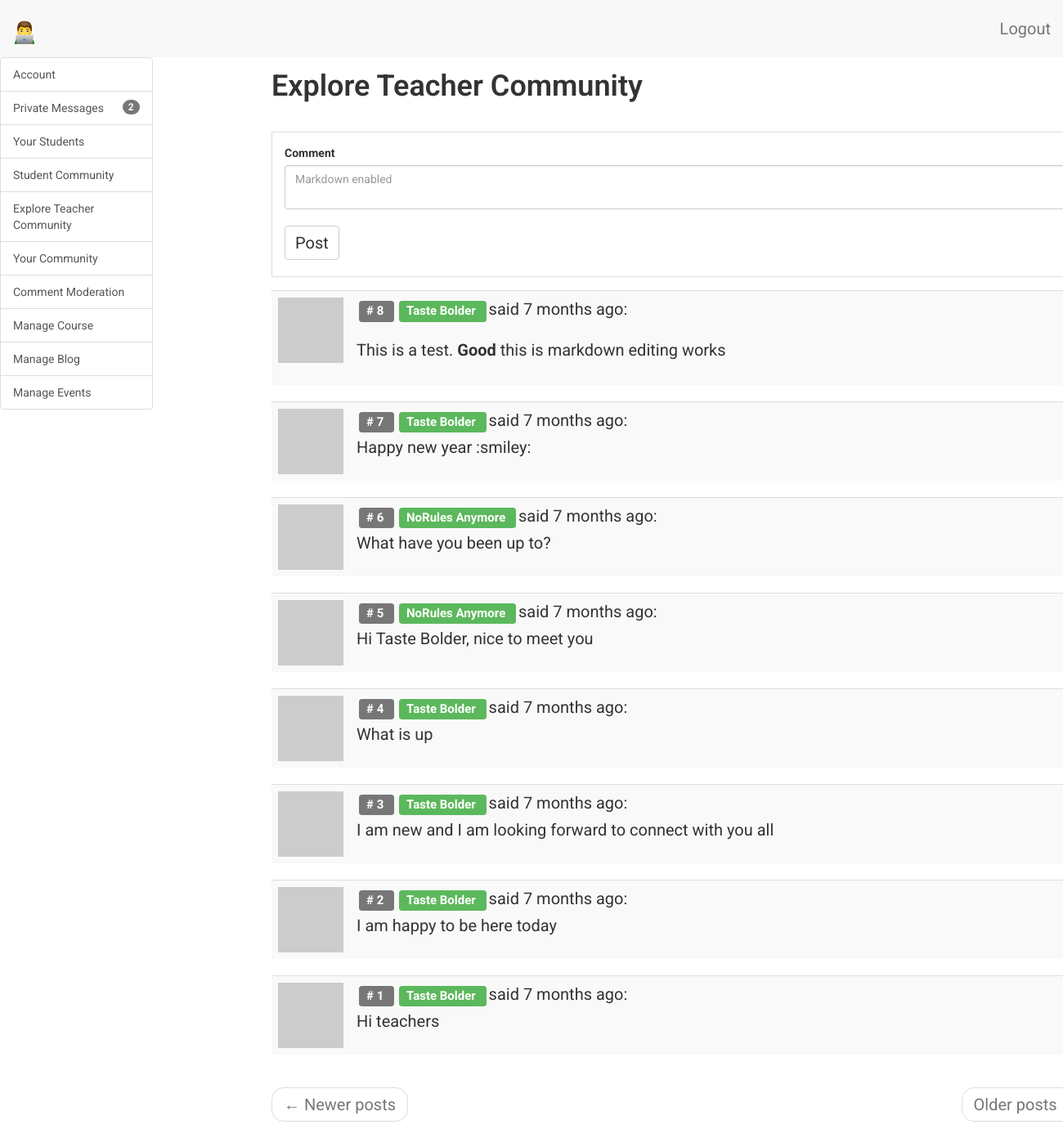
Page /teacher/dashboard/Taste Bolder/explore-teachers (signed in) on the committed database.
### app/models.py (models this page shows, shortened)
class TeacherCommunityComment(db.Model):
    __tablename__ = 'teacher community comment'
    id = db.Column(db.Integer, primary_key=True)
    body = db.Column(db.String(140))
    body_html = db.Column(db.Text)
    timestamp = db.Column(db.DateTime, index=True, default=datetime.utcnow)
    teacher_id = db.Column(db.Integer, db.ForeignKey('teacher.id'))

class Teacher(UserMixin, db.Model):
    __tablename__ = 'teacher'
    id = db.Column(db.Integer, primary_key=True)
    teacher_full_name = db.Column(db.String(64), index=True, unique=True)
    teacher_email = db.Column(db.String(120), index=True, unique=True)
    teacher_phone = db.Column(db.String(120), index=True, unique=True)
    teacher_residence = db.Column(db.String(120), index=True)
    teacher_course = db.Column(db.String(120), index=True)
    teacher_about_me = db.Column(db.String(140))
    teacher_last_seen = db.Column(db.DateTime, default=datetime.utcnow)
    teacher_password_hash = db.Column(db.String(128))
    comments = db.relationship(
        'TeacherCommunityComment',
        backref='author',
        lazy='dynamic')
    course_overview = db.relationship(
        'WebDevelopmentOverview',
        backref='author',
        lazy='dynamic')
    table_of_contentes = db.relationship(
        'TableOfContents',
        backref='author',
        lazy='dynamic')
    chapter = db.relationship(
        'Chapter',
        backref='author',
        lazy='dynamic')
    chapter_quizzes = db.relationship(
        'ChapterQuiz',
        backref='author',
        lazy='dynamic')
    general_multiple_choices_quiz = db.relationship(
        'GeneralMultipleChoicesQuiz',
        backref='author',
        lazy='dynamic')
    blog_articles = db.relationship(
        'BlogArticles',
        backref='author',
        lazy='dynamic')
    events = db.relationship(
        'Events',
        backref='author',
        lazy='dynamic')
    messages_sent = db.relationship(
        'TeacherMessage',
        foreign_keys='TeacherMessage.sender_id',
        backref='author',
        lazy='dynamic')
    messages_received = db.relationship(
        'TeacherMessage',
        foreign_keys='TeacherMessage.recipient_id',
        backref='recipient',
        lazy='dynamic')
    last_message_read_time = db.Column(db.DateTime)
    notifications = db.relationship(
        'TeacherNotifications',
        backref='teacher',
        lazy='dynamic')
    def new_messages(self):
        last_read_time = self.last_message_read_time or datetime(1900, 1, 1)
        return TeacherMessage.query.filter_by(recipient=self).filter(
            TeacherMessage.timestamp > last_read_time).count()
    def avatar_teacher(self, size):
        digest = md5(self.teacher_email.lower().encode('utf-8')).hexdigest()
        return 'https://www.gravatar.com/avatar/{}?d=identicon&s={}'.format(
            digest, size)
    teacher_followed = db.relationship(
        'Teacher',
        secondary=teacher_followers,
        primaryjoin=(teacher_followers.c.follower_id == id),
        secondaryjoin=(teacher_followers.c.followed_id == id),
        backref=db.backref('teacher_followers', lazy='dynamic'), lazy='dynamic')

### app/teacher/routes.py (the view, shortened to what this page needs)
@bp.route('/dashboard/<teacher_full_name>/explore-teachers', methods=['GET', 'POST'])
@login_required
def dashboard_explore_teachers(teacher_full_name):
    teacher = Teacher.query.filter_by(
        teacher_full_name=teacher_full_name).first_or_404()
    page = request.args.get('page', 1, type=int)
    comment_form = CommentForm()
    comments = TeacherCommunityComment.query.order_by(
        TeacherCommunityComment.timestamp.desc()).paginate(
            page, current_app.config['POSTS_PER_PAGE'], False)
    next_url = url_for(
        'teacher.dashboard_explore_teachers',
        teacher_full_name=teacher.teacher_full_name,
        page=comments.next_num) \
        if comments.has_next else None
    prev_url = url_for(
        'teacher.dashboard_explore_teachers',
        teacher_full_name=teacher.teacher_full_name,
        page=comments.prev_num) \
        if comments.has_prev else None
    return render_template(
        'teacher/explore_teachers.html',
        title='Explore Teachers',
        teacher=teacher,
        next_url=next_url,
        prev_url=prev_url,
        comments=comments.items,
        comment_form=comment_form)

### app/teacher/forms.py
class CommentForm(FlaskForm):
    comment = PageDownField(
        'Comment',
        validators=[DataRequired()],
        render_kw={"placeholder": "Markdown enabled"})
    submit = SubmitField('Post')

### app/models.py (called while the page is built)
@login.user_loader
def load_user(id):
    admin = Admin.query.get(int(id))
    teacher = Teacher.query.get(int(id))
    student = Student.query.get(int(id))
    parent = Parent.query.get(int(id))
    if admin:
        return admin
    elif teacher:
        return teacher
    elif student:
        return student
    elif parent:
        return parent
    else:
        return None

### app/teacher/routes.py (called while the page is built)
@bp.before_request
def before_request():
    if current_user.is_authenticated:
        current_user.teacher_last_seen = datetime.utcnow()
        db.session.commit()

### app/templates/teacher/explore_teachers.html (shortened to what this page needs)
{% extends 'base.html' %}
{% import 'bootstrap/wtf.html' as wtf %}
{% block app_content %}
    <div class="row">
        <div class="col-sm-12">
        </div>
    </div>
    <div class="row">
        <div class="col-sm-12">
            <div id="explore-teacher-community" class="tabcontent">
                <div class="row">
                    <div class="col-sm-12">
                        <h1>Explore Teacher Community</h1>
                    </div>
                </div>
                <div class="row">
                    <div class="col-sm-12 my-form">
                        {{ wtf.quick_form(comment_form) }}
                    </div>
                    <div class="col-sm-6">
                    </div>
                </div>
                <div class="row">
                    <div class="col-sm-12">
                        {% for comment in comments %}
                            {% include 'teacher/_comments_teachers.html' %}
                        {% endfor %}
                    </div>
                </div>
                <div class="row">
                    <div class="col-sm-12">
                        <nav aria-label="...">
                            <ul class="pager">
                                <li class="previous{% if not prev_url %} disabled{% endif %}">
                                    <a href="{{ prev_url or '#' }}">
                                        <span aria-hidden="true">&larr;</span> Newer posts
                                    </a>
                                </li>
                                <li class="next{% if not next_url %} disabled{% endif %}">
                                    <a href="{{ next_url or '#' }}">
                                        Older posts <span aria-hidden="true">&rarr;</span>
                                    </a>
                                </li>
                            </ul>
                        </nav>
                    </div>
                </div>
            </div>
        </div>
    </div>
{% endblock %}

### app/templates/teacher/_comments_teachers.html
<table class="table table-striped">
    <tr valign='top'>
        <td width="30px">
            <a href=" {{ url_for('teacher.profile_teacher', teacher_full_name=comment.author.teacher_full_name) }} ">
                <img src=" {{ comment.author.avatar_teacher(30) }}  ">
            </a>
        </td>
        <td>
            <span class="comment-id label label-default"># {{ comment.id }} </span>
            <span class="teacher_popup">
                <a href="{{ url_for('teacher.profile_teacher', teacher_full_name=comment.author.teacher_full_name) }}">
                    <span class="label label-success"> {{ comment.author.teacher_full_name }} </span>
                </a>
            </span>
            said {{ moment(comment.timestamp).fromNow() }}:
            <br>
            <div class="comment-body">
                {% if comment.body_html %}
                    {{ comment.body_html | safe }}
                {% else %}
                    {{ comment.body }}
                {% endif %}
            </div>
        </td>
    </tr>
</table>

### app/static/css/main.css (style rules this page uses)
.my-form, .card-deck { padding: 15px; border: 1px solid #ddd; margin: 15px; }
.label { margin: 3px; }
html, body { font-family: 'Roboto', sans-serif; }
h1 { padding-bottom: 10px; font-weight: 600; margin-top: 0px; padding-top: 0px; }
h2, h3, h4, h5, h6, p { margin-top: 0px; padding-top: 10px; padding-bottom: 10px; }
p, li { line-height: 30px; margin-top: 10px; margin-bottom: 10px; }
p, li, td, .btn, .btn-alt, .schedule-btn { font-size: 20px; }
.comment-body { margin-top: 5px; }
.tabcontent h1 { padding-top: 15px; }
.btn { margin-top: 5px; margin-bottom: 5px; }
.tabcontent { float: left; padding: 0px 12px; width: 99%; border-left: none; height: 300px; }

### rows in the picture
TeacherCommunityComment: id "8", author.teacher_full_name "Taste Bolder", timestamp "7 months ago", body_html "This is a test. Good this is markdown editing works"
TeacherCommunityComment: id "7", author.teacher_full_name "Taste Bolder", timestamp "7 months ago", body "Happy new year :smiley:"
TeacherCommunityComment: id "6", author.teacher_full_name "NoRules Anymore", timestamp "7 months ago", body "What have you been up to?"
TeacherCommunityComment: id "5", author.teacher_full_name "NoRules Anymore", timestamp "7 months ago", body "Hi Taste Bolder, nice to meet you"
TeacherCommunityComment: id "4", author.teacher_full_name "Taste Bolder", timestamp "7 months ago", body "What is up"
TeacherCommunityComment: id "3", author.teacher_full_name "Taste Bolder", timestamp "7 months ago", body "I am new and I am looking forward to connect with you all"
TeacherCommunityComment: id "2", author.teacher_full_name "Taste Bolder", timestamp "7 months ago", body "I am happy to be here today"
TeacherCommunityComment: id "1", author.teacher_full_name "Taste Bolder", timestamp "7 months ago", body "Hi teachers"

### other values in the picture
{{ new_messages }} "2"
